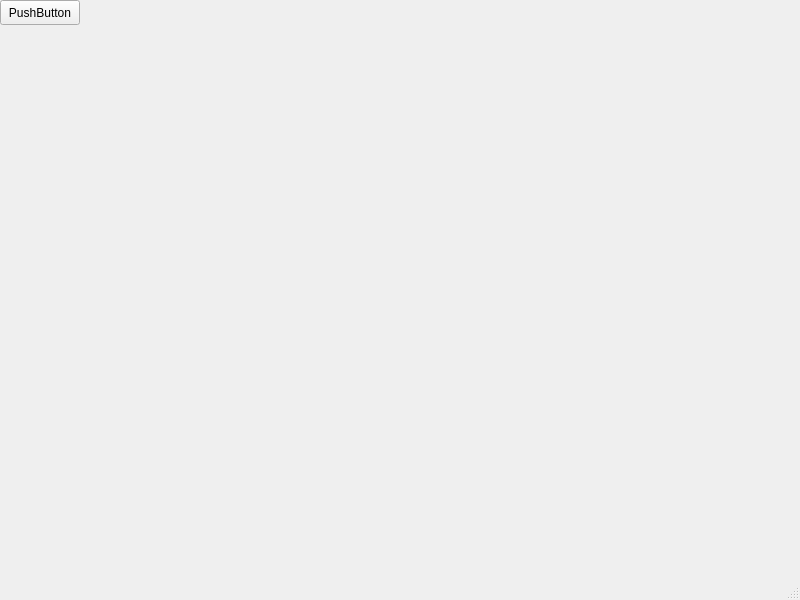
<?xml version="1.0" encoding="UTF-8"?>
<ui version="4.0">
 <class>MainWindow</class>
 <widget class="QMainWindow" name="MainWindow">
  <property name="geometry">
   <rect>
    <x>0</x>
    <y>0</y>
    <width>800</width>
    <height>600</height>
   </rect>
  </property>
  <property name="windowTitle">
   <string>MainWindow</string>
  </property>
  <widget class="QWidget" name="centralwidget">
   <widget class="QPushButton" name="pushButton">
    <property name="geometry">
     <rect>
      <x>0</x>
      <y>0</y>
      <width>80</width>
      <height>25</height>
     </rect>
    </property>
    <property name="focusPolicy">
     <enum>Qt::ClickFocus</enum>
    </property>
    <property name="text">
     <string>PushButton</string>
    </property>
    <property name="shortcut">
     <string>Ctrl+C</string>
    </property>
   </widget>
  </widget>
  <widget class="QMenuBar" name="menubar">
   <property name="geometry">
    <rect>
     <x>0</x>
     <y>0</y>
     <width>800</width>
     <height>22</height>
    </rect>
   </property>
  </widget>
  <widget class="QStatusBar" name="statusbar"/>
 </widget>
 <resources/>
 <connections/>
</ui>
